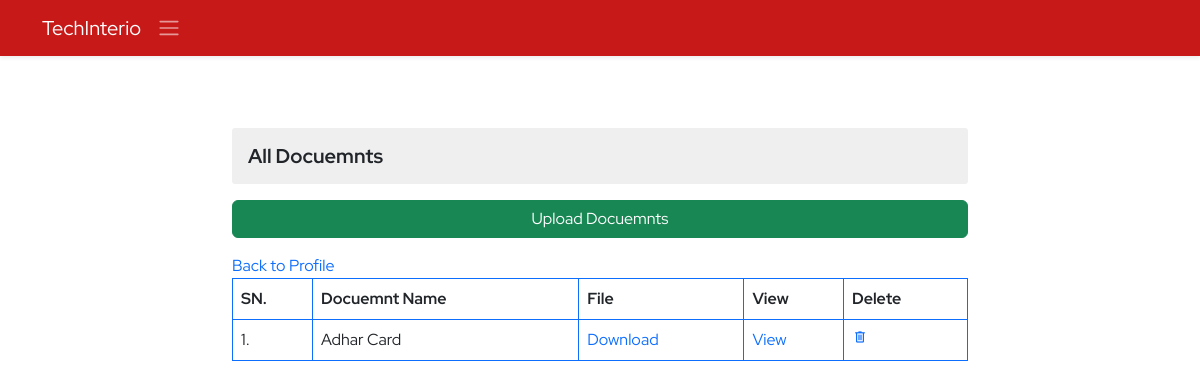
/ems/documents/ (signed in), run on an earlier commit of the app's database.
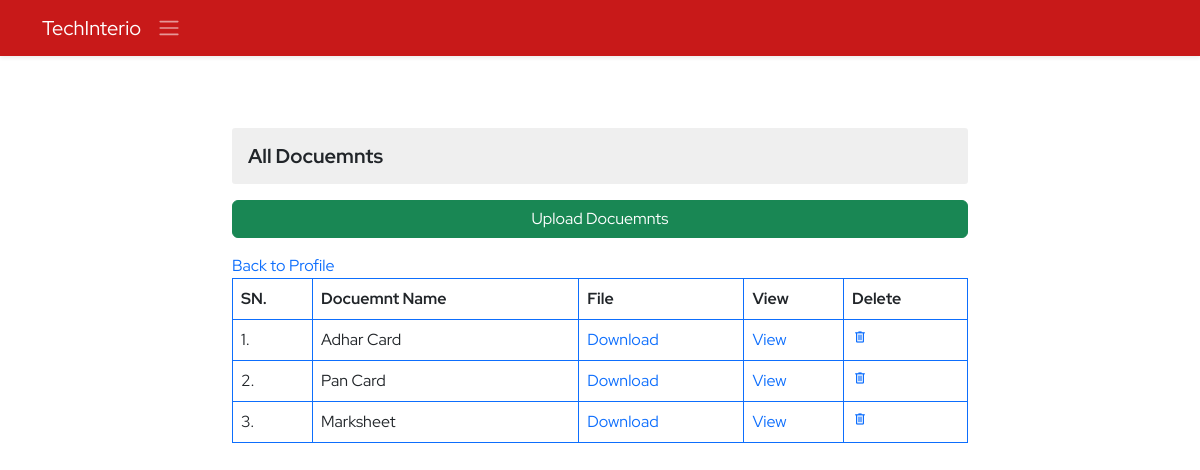
And on a later commit of the database.
### ems/models.py (models this page shows, shortened)
class Document(models.Model):
    employee=models.ForeignKey(Employee,on_delete=models.CASCADE)
    name=models.CharField(max_length=40,null=True,blank=True)
    document=models.FileField(upload_to='employee_documents',null=True,blank=True)
    created_at = models.DateTimeField(auto_now_add=True,blank=True,null=True)
    updated_at = models.DateTimeField(auto_now=True,blank=True,null=True)

### ems/views.py (the view, shortened to what this page needs)
# urls.py: path('documents/',documents,name='documents'),
@login_required()
def documents(request):
    context={}
    try:
        if not request.user.is_superuser:
            document_limit_exceed=False
            profile_obj=Employee.objects.get(user=request.user)
            context['profile']=profile_obj
            number_of_documents=Document.objects.filter(employee=profile_obj)
            context['documents']=number_of_documents
            if number_of_documents.count() == 10:
                document_limit_exceed=True
                context['document_limit_exceed']=document_limit_exceed
        else:
            messages.warning(request,"You don't have access of this page!")
            return redirect('/')
    except Exception as e:
        print("Document Exception : ",e)
    return render(request,'ems/documents.html',context)

### ems/models.py (called while the page is built)
    @property
    def imageURL(self):
        try:
            url=self.avtar.url
        except:
            url=''
        return url

### ems/templates/ems/documents.html (shortened to what this page needs)
{% extends './base.html' %}
{% block body %}
<section class="py-5">
    <div class="container">
        <div class="row d-felx justify-content-center align-items-center">
            <div class="col-8">
                <h3 class="employee-title my-3">All Docuemnts</h3>
                {% if not document_limit_exceed %}
                <div class="d-grid">
                    <button type="button" class="btn btn-success" data-bs-toggle="modal" data-bs-target="#document">Upload Docuemnts</button>
                </div>
                  {% else %}
                  <div class="d-grid">
                      <button type="button" class="btn btn-success disabled" data-bs-toggle="modal" data-bs-target="#document">Upload Docuemnts</button>
                    </div>
                    {% endif %}
            </div>
            <div class="col-8 my-3">
              <a href="{% url 'ems:profile' %}" class="mb-1">Back to Profile</a>
                <table class="table table-bordered border-primary">
                    <tr>
                        <th>SN.</th>
                        <th>Docuemnt Name</th>
                        <th>File</th>
                        <th>View</th>
                        <th>Delete</th>
                    </tr>
                    {% for document in documents %}
                      <tr>
                        <td>{{forloop.counter}}.</td>
                        <td>{{document.name}}</td>
                        <td><a href="{{document.document.url}}" download="{{document.document.url}}">Download</a></td>
                        <td><a href="{{document.document.url}}" target="_blank">View</a></td>
                        <td><a href="{% url 'ems:document-delete' document.id %}" class="delete" ><span class="material-symbols-outlined">
                            delete</span></a></td>
                      </tr>
                    {% endfor %}
                </table>
            </div>
        </div>
    </div>
</section>
{% endblock body %}

What changed in the data, as far as the page shows it:
added Document: name "Pan Card"
added Document: name "Marksheet"
